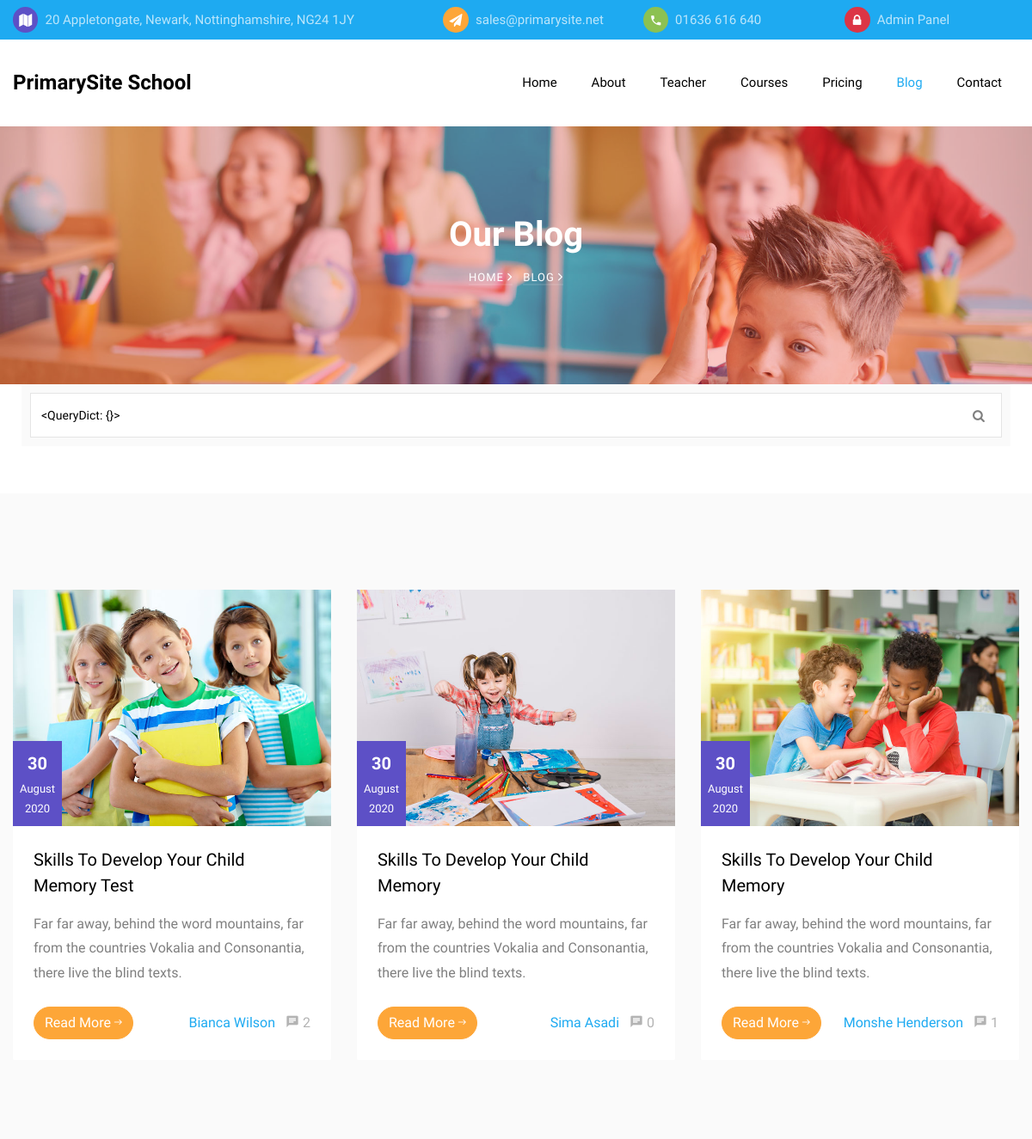
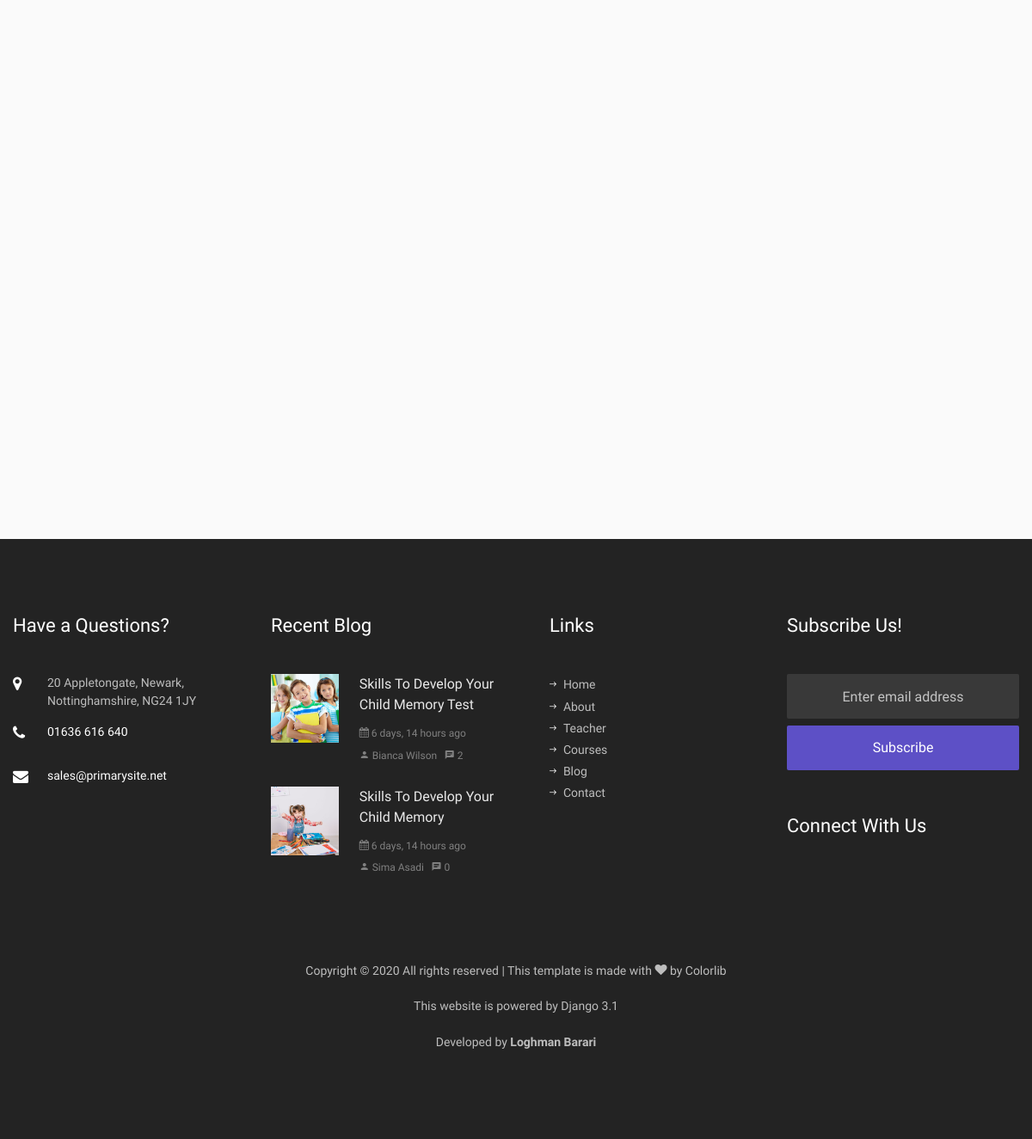
The app's page /blog, older data (2 pictures, top to bottom).
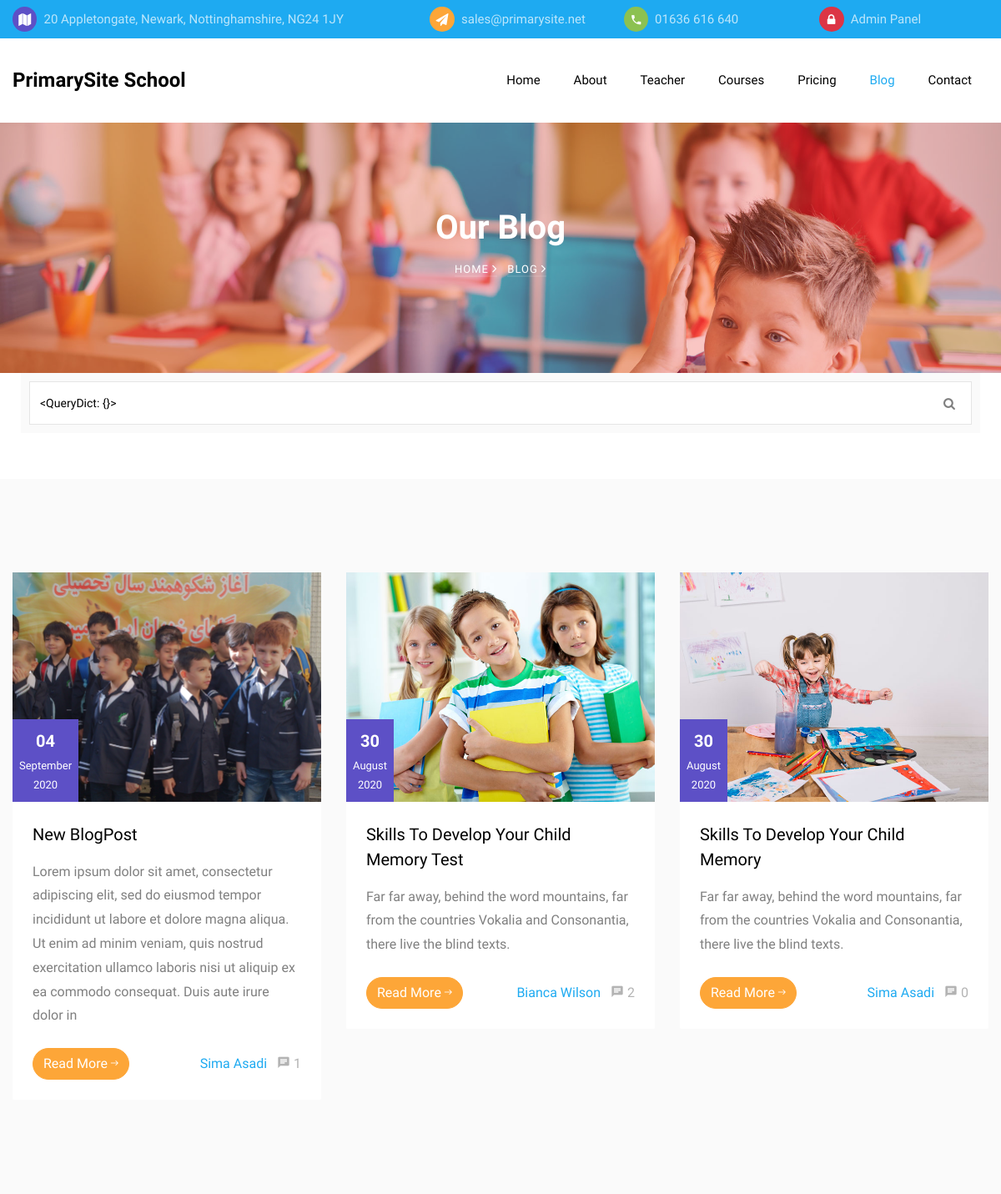
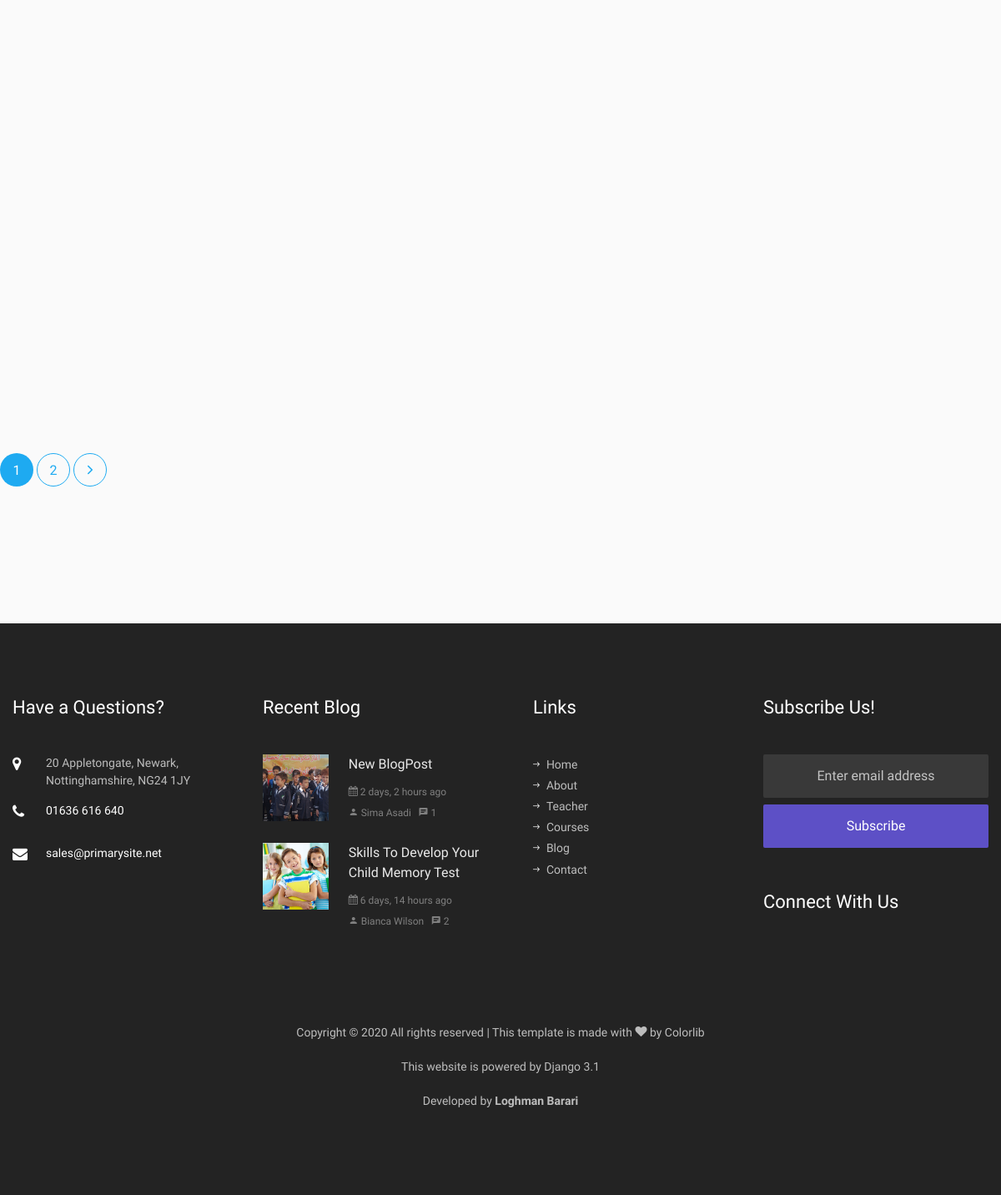
The same page, newer data (2 pictures, top to bottom).
### pages/models.py (models this page shows, shortened)
class BlogPost(models.Model):
    class Meta:
        db_table = 'kiddos_blog_post'
        indexes = [
            models.Index(name='search_on_blog_pots',
                         fields=['is_published', 'title', 'short_desc']),
        ]
        ordering = ('-create_date',)
    title = models.CharField('Title', max_length=128, blank=False, null=False,
                             help_text='Enter title of blog post')
    short_desc = models.CharField('Short Description', max_length=256)
    body = models.TextField(
        'Body', help_text='HTML tags can be used to decorating the text')
    tags = models.CharField(_('Tags'), max_length=128,
                            blank=True, null=False, default='')
    image = models.ImageField('Image', upload_to='images/%Y/%m/%d/',
                              validators=[validate_image_size])
    is_published = models.BooleanField(_('Is published!'), default=True)
    author = models.ForeignKey('pages.Teacher', on_delete=models.DO_NOTHING,
                               related_name='+', null=True,
                               verbose_name=_('Author'))
    create_date = models.DateTimeField(verbose_name=_('Creation Date'),
                                       auto_now_add=True, blank=True)
    create_user = models.ForeignKey(
        settings.AUTH_USER_MODEL,
        on_delete=models.CASCADE,
        related_name='+',
        blank=True,
        null=True,
        verbose_name=_('Created by'),
    )
    @property
    def published_comments(self):
        return PostComment.objects.filter(blog_post__id=self.id,
                                          is_published=True)
    def get_absolute_url(self):
        from django.urls import reverse
        return reverse('blog-single', args=[str(self.id)])

class Teacher(models.Model):
    class Meta:
        db_table = 'kiddos_teacher'
    full_name = models.CharField(_('Full Name'), max_length=60)
    position = models.ForeignKey(TeacherPosition, on_delete=models.DO_NOTHING,
                                 related_name='+', verbose_name=_('Position'))
    short_desc = models.CharField(_('Short Description'), max_length=256)
    photo = models.ImageField(verbose_name=_('Photo'), upload_to='photos/%Y/%m/%d/',
                              null=True, blank=True,
                              validators=[validate_image_size])
    twitter = models.CharField(_('Twitter Account'), max_length=30,
                               blank=True, null=True)
    facebook = models.CharField(_('Facebook Account'), max_length=30,
                                blank=True, null=True)
    googleplus = models.CharField(_('Google+ Account'), max_length=30,
                                  blank=True, null=True)
    instagram = models.CharField(_('Instagram Account'), max_length=30,
                                 blank=True, null=True)
    is_published = models.BooleanField(_('Is published!'), default=True,
                                       null=False)
    publish_on_index = models.BooleanField(_('Is published on index page?!'),
                                           default=True, null=False)
    def __str__(self):
        return self.full_name

### pages/views.py (the view)
# urls.py: path('blog', views.blog, name='blog'),
def blog(request):
    blog_posts = models.BlogPost.objects.filter(
        is_published=True).defer('body')
    search = request.POST and request.POST.get('search')
    if search:
        blog_posts = blog_posts.filter(
            Q(title__icontains=search)
            | Q(short_desc__icontains=search)
            | Q(body__icontains=search)
        )
    paginator = Paginator(blog_posts, NO_PER_PAGE)
    page = int(request.GET.get('page', 1))
    pages = range(max(1, page-2), min(page+2, paginator.num_pages)+1)
    return render(request, 'pages/blog.html', {
        'search': search,
        'blog_posts': paginator.get_page(page),
        'count': paginator.count,
        'page_no': page,
        'pages': pages,
        'num_pages': paginator.num_pages, })

### pages/views.py (called while the page is built)
def render(request, template, data=None):
    if data is None:
        data = {}
    data.update(services.get_website_settings())
    return _render(request, template, data)

### templates/pages/blog.html (shortened to what the changed rows need)
{% extends 'base.html' %}
{% load static %}
{% load humanize %}
{% block content %}
<section class="hero-wrap hero-wrap-2" style="background-image: url('{% static 'images/bg_2.jpg' %}');">
    <div class="container">
        <div class="row no-gutters slider-text align-items-center justify-content-center">
            <div class="col-md-9 ftco-animate text-center">
                <h1 class="mb-2 bread">Our Blog</h1>
            </div>
        </div>
    </div>
</section>
<section class="ftco-section bg-light">
    <div class="container">
        <div class="row">
            {% if blog_posts %}
            {% for blog_post in blog_posts %}
            <div class="col-md-6 col-lg-4 ftco-animate">
                <div class="blog-entry">
                    <a href="{{ blog_post.get_absolute_url }}" class="block-20 d-flex align-items-end"
                        style="background-image: url('{{ blog_post.image.url }}');">
                        <div class="meta-date text-center p-2">
                            <span class="day">{{ blog_post.create_date|date:"d" }}</span>
                            <span class="mos">{{ blog_post.create_date|date:"F" }}</span>
                            <span class="yr">{{ blog_post.create_date|date:"Y" }}</span>
                        </div>
                    </a>
                    <div class="text bg-white p-4">
                        <h3 class="heading">
                            <a href="{% url 'blog-single' blog_post.id %}">{{ blog_post.title }}</a>
                        </h3>
                        <p>{{ blog_post.short_desc }}</p>
                        <div class="d-flex align-items-center mt-4">
                            <p class="mb-0"><a href="{% url 'blog-single' blog_post.id %}"
                                    class="btn btn-secondary">Read More <span
                                        class="ion-ios-arrow-round-forward"></span></a></p>
                            <p class="ml-auto mb-0">
                                <a href="{% url 'teacher' blog_post.author.id %}"
                                    class="mr-2">{{ blog_post.author }}</a>
                                <a href="{% url 'blog-single' blog_post.id %}" class="meta-chat">
                                    <span class="icon-chat"></span> {{ blog_post.published_comments.count }}</a>
                            </p>
                        </div>
                    </div>
                </div>
            </div>
            {% endfor %}
            {% if num_pages > 1 %}
            <div class="row no-gutters my-5">
                <div class="col text-center">
                    <div class="block-27">
                        <ul>
                            {% for page in pages %}
                            {% if page == page_no %}
                            <li class="active"><span>{{ page }}</span></li>
                            {% else %}
                            <li><a href="?page={{ page }}">{{ page }}</a></li>
                            {% endif %}
                            {% endfor %}
                            {% if page_no < num_pages %}
                            <li><a href="?page={{ blog_posts.next_page_number }}"><i
                                        class="ion-ios-arrow-forward"></i></a></li>
                            {% endif %}
                        </ul>
                    </div>
                </div>
            </div>
            {% endif %}
            {% else %}
            <h1>No blog post found!</h1>
            {% endif %}
        </div>
    </div>
</section>
{% endblock %}

### templates/partials/_footer.html (shortened to what the changed rows need)
{% load humanize %}
<footer class="ftco-footer ftco-bg-dark ftco-section">
  <div class="container">
    <div class="row mb-5">
      <div class="col-md-6 col-lg-3">
        <div class="ftco-footer-widget mb-5">
          <h2 class="ftco-heading-2">Have a Questions?</h2>
        </div>
      </div>
      <div class="col-md-6 col-lg-3">
        <div class="ftco-footer-widget mb-5">
          <h2 class="ftco-heading-2">Recent Blog</h2>
          {% if latest_blog_posts %} {% for blog_post in latest_blog_posts %}
          <div class="block-21 mb-4 d-flex">
            <a href="{% url 'blog-single' blog_post.id %}" class="blog-img mr-4"
              style="background-image: url('{{ blog_post.image.url }}');"></a>
            <div class="text">
              <h3 class="heading">
                <a href="{% url 'blog-single' blog_post.id %}">
                  {{ blog_post.title }}</a></h3>
              <div class="meta">
                <div>
                  <a href="#">
                    <span class="icon-calendar"></span>
                    {{ blog_post.create_date|naturaltime }}</a>
                </div>
                <div>
                  <a href="{% url 'teacher' blog_post.author.id %}"><span class="icon-person"></span>
                    {{ blog_post.author }}</a>
                </div>
                <div>
                  <a href="{{ blog_post.get_absolute_url }}">
                    <span class="icon-chat"></span> {{ blog_post.published_comments.count }}</a>
                </div>
              </div>
            </div>
          </div>
          {% endfor %} {% else %}
          <h3>No recent post found!</h3>
          {% endif %}
        </div>
      </div>
      <div class="col-md-6 col-lg-3">
        <div class="ftco-footer-widget mb-5 ml-md-4">
          <h2 class="ftco-heading-2">Links</h2>
        </div>
      </div>
      <div class="col-md-6 col-lg-3">
        <div class="ftco-footer-widget mb-5">
          <h2 class="ftco-heading-2">Subscribe Us!</h2>
        </div>
        <div class="ftco-footer-widget mb-5">
          <h2 class="ftco-heading-2 mb-0">Connect With Us</h2>
        </div>
      </div>
    </div>
  </div>
</footer>

Row changes from the older to the newer data that the page shows:
no longer on this page (row unchanged): BlogPost: image (picture), create_date "30", create_date "August", create_date "2020", title "Skills To Develop Your Child Memory", short_desc "Far far away, behind the word mountains, far from the countries Vokalia and Consonantia, there live the blind texts.", author "Monshe Henderson", published_comments.count "1", shown under "Our Blog"
no longer on one of the page's lists (row unchanged): BlogPost: title "Skills To Develop Your Child Memory", create_date "6 days, 14 hours ago", author "Sima Asadi", published_comments.count "0"
added BlogPost: image (picture), create_date "04", create_date "September", create_date "2020", title "New BlogPost", short_desc "Lorem ipsum dolor sit amet, consectetur adipiscing elit, sed do eiusmod tempor incididunt ut labore et dolore magna aliqua. Ut enim ad minim veniam, quis nostrud exercitation ullamco laboris nisi ut aliquip ex ea commodo consequat. Duis aute irure dolor in", author "Sima Asadi", published_comments.count "1", create_date "2 days, 2 hours ago"
Text that changed along with them:
new list line: "1"
new list line: "2"
